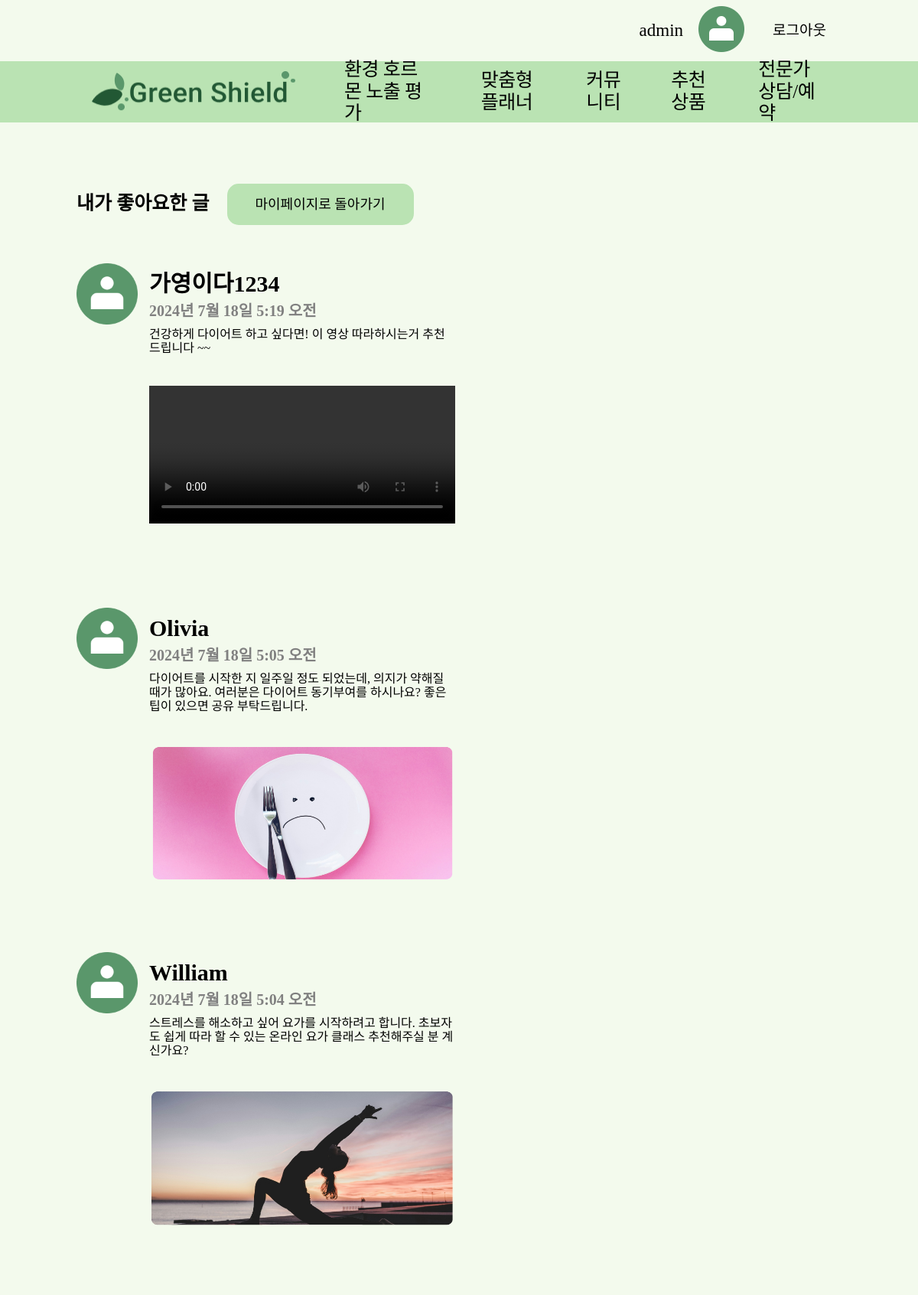
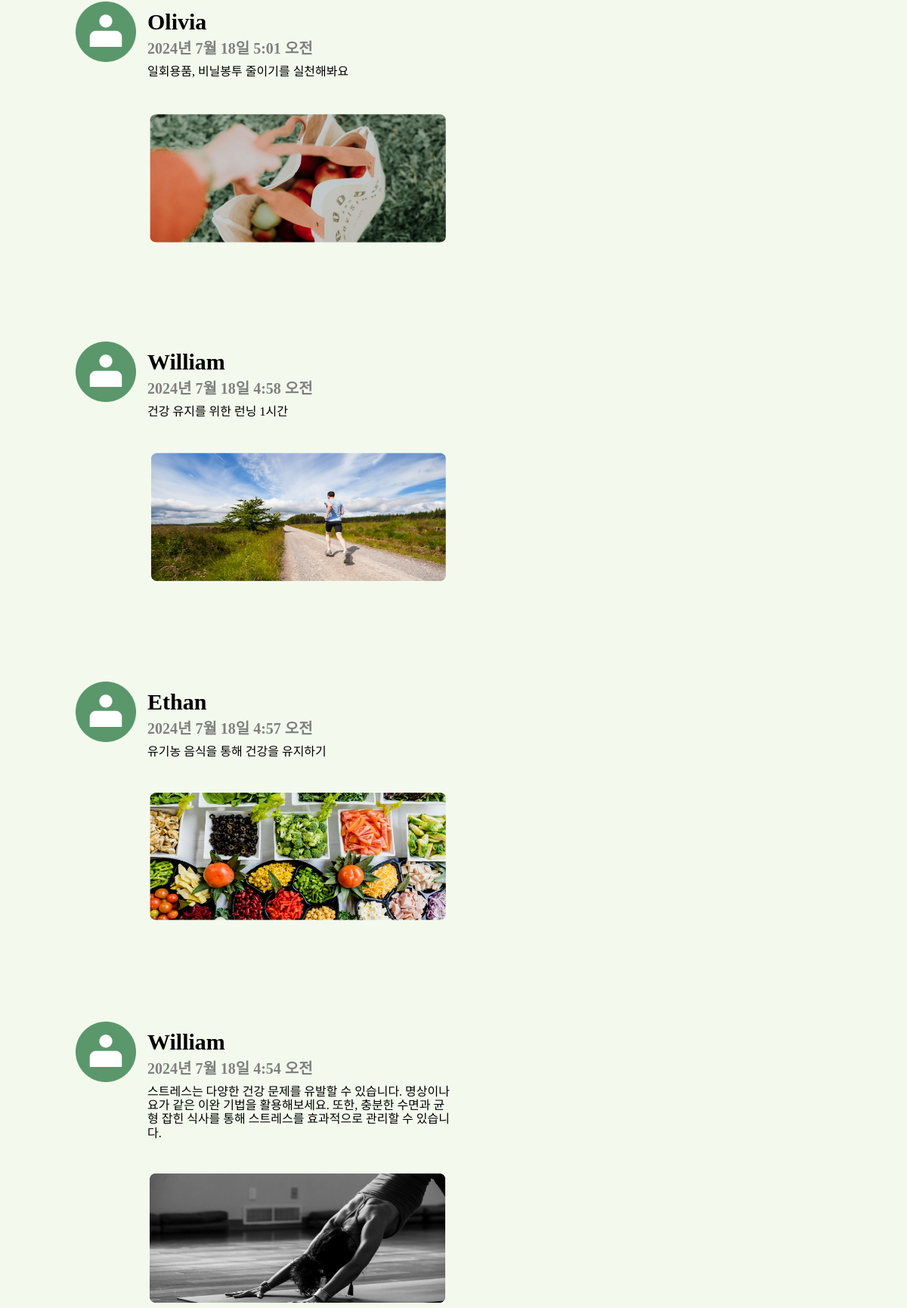
/green/liked-posts/ (signed in, upper part), run on the app's committed database (2 pictures, top to bottom).
### green/models.py (models this page shows, shortened)
class Post(models.Model):
    CATEGORY_CHOICES = (
        ('health', '건강 게시판'),
        ('free', '자유 게시판'),
    )
    category = models.CharField(max_length=10, choices=CATEGORY_CHOICES)
    content = models.TextField()
    image = models.ImageField(upload_to='posts/', blank=True, null=True)
    video = models.FileField(upload_to='videos/', blank=True, null=True)
    author = models.ForeignKey(User, on_delete=models.CASCADE)
    created_at = models.DateTimeField(auto_now_add=True)
    likes = models.ManyToManyField(User, related_name='liked_posts', blank=True)

### green/views.py (the view)
# urls.py: path('liked-posts/', views.liked_posts, name='liked_posts'),
def liked_posts(request):
    user = request.user
    posts = Post.objects.filter(likes=user)
    return render(request, 'green/liked_posts.html', {'posts': posts})

### green/templates/green/liked_posts.html (shortened to what this page needs)
<!DOCTYPE html>
<html lang="ko">
  <head>
    {% load static %}
    <link rel="stylesheet" href="{% static './css/resetCSS.css' %} " />
    <link rel="stylesheet" href="{% static './css/header.css' %} " />
    <link rel="stylesheet" href="{% static './css/like_article.css' %}" />
  </head>
  <body>
    {% include 'green/header.html' %}
    <div class="title_all">
      <div class="top_wri_and_back">
        <div class="written_article">
          <div class="written_article_text">내가 좋아요한 글</div>
        </div>
        <div class="back_mypage_box">
          <div class="back_mypage_text"><a href="{% url 'green:mypage' %}">마이페이지로 돌아가기</a></div>
        </div>
      </div>
    </div>
    <div class="article_all">
      {% if posts %} {% for post in posts %}
      <a href="{% url 'green:community_detail' post.id %}">
        <div class="article_set1">
          <div class="article_pro_box">
            <div class="article_profile">
              <img src="{% static './img/AnonymousProfile_60x60.png' %}" width="80" height="80" />
            </div>
            <div class="article_box">
              <div class="name">{{ post.author }}</div>
              <div class="date">{{ post.created_at }}</div>
              <div class="text">{{ post.content }}</div>
              <div class="article_post_picture">
                {% if post.image %}
                <img src="{{ post.image.url }}" width="400" height="180" />
                {% endif %} {% if post.video %}
                <video src="{{ post.video.url }}" type="video/mp4" width="400" height="180" controls></video>
                {% endif %}
              </div>
            </div>
          </div>
        </div>
      </a>
      {% endfor %} {% else %}
      <div class="no_posts_message_box">
        <div class="no_posts_message">좋아요한 글이 없습니다.</div>
      </div>
      {% endif %}
    </div>
  </body>
</html>

### green/templates/green/header.html (shortened to what this page needs)
{% load static %}
<!DOCTYPE html>
<html lang="ko">
  <head>
    <link rel="stylesheet" href="{% static 'css/resetCSS.css' %}" />
    <link rel="stylesheet" href="{% static 'css/header.css' %}" />
  </head>
  <body>
    <header class="top-bar">
      <p class="user">
        <a href="{% url 'green:mypage' %}">{{ user.username }}</a>
      </p>
      <div>
        <img
          src="{% static 'img/anonymousProfile_header_60x60.png' %}"
          alt="img"
          class="img-AnonymousProfile"
        />
      </div>
      <p class="logout"><a href="#" id="logoutLink">로그아웃</a></p>
    </header>
    <nav class="top-bar">
      <div class="container">
        <div class="logo">
          <img
            src="{% static 'img/logo_header.png' %}"
            alt="GreenShield"
            class="logo"
          />
        </div>
        <div class="nav-list">
          <a href="{% url 'green:test' %}" class="selected"
            >환경 호르몬 노출 평가</a
          >
          <a href="{% url 'green:list' %}">맞춤형 플래너</a>
          <a href="{% url 'green:community' %}">커뮤니티</a>
          <a href="{% url 'green:market' %}">추천 상품</a>
          <a href="{% url 'green:expert' %}">전문가 상담/예약</a>
        </div>
      </div>
    </nav>
  </body>
</html>

### static/css/header.css (style rules this page uses)
body { background-color: #f3faed; }
div.logo { width: 266px; height: 55px; }
img.logo { width: 266px; height: 55px; }
header.top-bar { display: flex; justify-content: flex-end; align-items: center; padding: 0 120px; height: 80px; z-index: 0; }
header.top-bar p.user { margin: 0 20px; font-weight: 500; font-size: 23px; }
header.top-bar p.logout { margin-left: 37px; font-weight: 500; font-size: 19px; }
header.top-bar img.img-AnonymousProfile { width: 60px; height: 60px; }
header.top-bar a { text-decoration: none; color: black; }
nav.top-bar { position: relative; z-index: 999; background-color: #bae3b3; padding: 0 120px; height: 80px; z-index: 0; }
nav.top-bar div.container { display: flex; justify-content: space-between; align-items: center; height: 80px; }
nav.top-bar div.nav-list { display: flex; justify-content: space-between; align-items: center; }
nav.top-bar div.nav-list a { margin-left: 64px; font-weight: 500; font-size: 25px; letter-spacing: -0.5px; text-decoration: none; color: black; }

### static/css/like_article.css (style rules this page uses)
.logout { margin-left: 50px; }
.title_all { margin-left: 100px; margin-top: 80px; }
.top_wri_and_back { display: flex; flex-direction: row; }
.written_article_text { font-size: 25px; font-weight: bold; margin-top: 12px; }
.written_article { margin-right: 8px; }
.back_mypage_box { width: 240px; height: 50px; border: solid 2px #bae3b3; border-radius: 15px; background-color: #bae3b3; margin-left: 15px; display: flex; justify-content: center; align-items: center; }
.back_mypage_text { font-size: 18px; color: black; }
.back_mypage_text a { color: black; text-decoration: none; }
.article_box { width: 400px; height: 250px; border: 0px white; background: transparent; margin-top: 10px; margin-left: 15px; }
.name { font-size: 30px; font-weight: bold; margin-bottom: 6px; }
.date { font-size: 20px; font-weight: bold; color: grey; margin-bottom: 10px; }
.text { margin-bottom: 40px; }
.article_pro_box { display: flex; flex-direction: row; margin-top: 50px; margin-left: 100px; }
.article_all { display: flex; flex-wrap: wrap; gap: 120px; }
.article_set1 { flex: 1 1 calc(33.333% - 20px); box-sizing: border-box; margin-bottom: 20px; }
.article_all a { color: black; text-decoration: none; }

### data on the page
Post: author "가영이다1234", created_at "2024년 7월 18일 5:19 오전", content "건강하게 다이어트 하고 싶다면! 이 영상 따라하시는거 추천드립니다 ~~"
Post: author "Olivia", created_at "2024년 7월 18일 5:05 오전", content "다이어트를 시작한 지 일주일 정도 되었는데, 의지가 약해질 때가 많아요. 여러분은 다이어트 동기부여를 하시나요? 좋은 팁이 있으면 공유 부탁드립니다.", image (picture)
Post: author "William", created_at "2024년 7월 18일 5:04 오전", content "스트레스를 해소하고 싶어 요가를 시작하려고 합니다. 초보자도 쉽게 따라 할 수 있는 온라인 요가 클래스 추천해주실 분 계신가요?", image (picture)
Post: author "Olivia", created_at "2024년 7월 18일 5:01 오전", content "일회용품, 비닐봉투 줄이기를 실천해봐요", image (picture)
Post: author "William", created_at "2024년 7월 18일 4:58 오전", content "건강 유지를 위한 런닝 1시간", image (picture)
Post: author "Ethan", created_at "2024년 7월 18일 4:57 오전", content "유기농 음식을 통해 건강을 유지하기", image (picture)
Post: author "William", created_at "2024년 7월 18일 4:54 오전", content "스트레스는 다양한 건강 문제를 유발할 수 있습니다. 명상이나 요가 같은 이완 기법을 활용해보세요. 또한, 충분한 수면과 균형 잡힌 식사를 통해 스트레스를 효과적으로 관리할 수 있습니다.", image (picture)

### other printed values
{{ user.username }} "admin"
